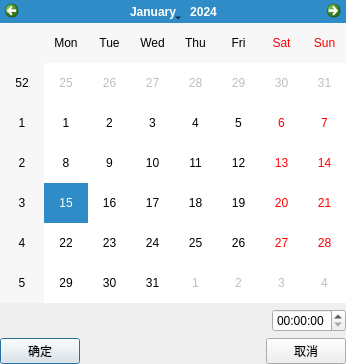
<?xml version="1.0" encoding="UTF-8"?>
<ui version="4.0">
 <class>DateTimeDialog</class>
 <widget class="QDialog" name="DateTimeDialog">
  <property name="geometry">
   <rect>
    <x>0</x>
    <y>0</y>
    <width>346</width>
    <height>364</height>
   </rect>
  </property>
  <property name="windowTitle">
   <string>日期</string>
  </property>
  <layout class="QVBoxLayout" name="verticalLayout_2">
   <property name="spacing">
    <number>4</number>
   </property>
   <property name="leftMargin">
    <number>0</number>
   </property>
   <property name="topMargin">
    <number>0</number>
   </property>
   <property name="rightMargin">
    <number>0</number>
   </property>
   <property name="bottomMargin">
    <number>0</number>
   </property>
   <item>
    <layout class="QVBoxLayout" name="verticalLayout">
     <item>
      <widget class="QCalendarWidget" name="calendarWidget"/>
     </item>
     <item>
      <layout class="QHBoxLayout" name="horizontalLayout_2">
       <item>
        <spacer name="horizontalSpacer_2">
         <property name="orientation">
          <enum>Qt::Horizontal</enum>
         </property>
         <property name="sizeHint" stdset="0">
          <size>
           <width>40</width>
           <height>20</height>
          </size>
         </property>
        </spacer>
       </item>
       <item>
        <widget class="QTimeEdit" name="timeEdit">
         <property name="currentSection">
          <enum>QDateTimeEdit::HourSection</enum>
         </property>
         <property name="displayFormat">
          <string>HH:mm:ss</string>
         </property>
        </widget>
       </item>
      </layout>
     </item>
     <item>
      <layout class="QHBoxLayout" name="horizontalLayout">
       <item>
        <widget class="QPushButton" name="btnOK">
         <property name="text">
          <string>确定</string>
         </property>
        </widget>
       </item>
       <item>
        <spacer name="horizontalSpacer">
         <property name="orientation">
          <enum>Qt::Horizontal</enum>
         </property>
         <property name="sizeHint" stdset="0">
          <size>
           <width>40</width>
           <height>20</height>
          </size>
         </property>
        </spacer>
       </item>
       <item>
        <widget class="QPushButton" name="btnCancel">
         <property name="text">
          <string>取消</string>
         </property>
        </widget>
       </item>
      </layout>
     </item>
    </layout>
   </item>
  </layout>
 </widget>
 <layoutdefault spacing="6" margin="11"/>
 <resources/>
 <connections/>
</ui>
